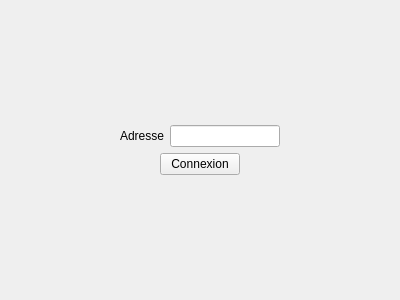
<?xml version="1.0" encoding="UTF-8"?>
<ui version="4.0">
 <class>MainWindow</class>
 <widget class="QMainWindow" name="MainWindow">
  <property name="geometry">
   <rect>
    <x>0</x>
    <y>0</y>
    <width>400</width>
    <height>300</height>
   </rect>
  </property>
  <property name="windowTitle">
   <string>Master Card</string>
  </property>
  <widget class="QWidget" name="centralWidget">
   <layout class="QVBoxLayout" name="verticalLayout_2">
    <item>
     <spacer name="verticalSpacer">
      <property name="orientation">
       <enum>Qt::Vertical</enum>
      </property>
      <property name="sizeHint" stdset="0">
       <size>
        <width>20</width>
        <height>40</height>
       </size>
      </property>
     </spacer>
    </item>
    <item>
     <layout class="QHBoxLayout" name="horizontalLayout">
      <item>
       <spacer name="horizontalSpacer_2">
        <property name="orientation">
         <enum>Qt::Horizontal</enum>
        </property>
        <property name="sizeHint" stdset="0">
         <size>
          <width>40</width>
          <height>20</height>
         </size>
        </property>
       </spacer>
      </item>
      <item>
       <layout class="QVBoxLayout" name="verticalLayout">
        <item>
         <layout class="QFormLayout" name="formLayout">
          <item row="0" column="0">
           <widget class="QLabel" name="label">
            <property name="text">
             <string>Adresse</string>
            </property>
           </widget>
          </item>
          <item row="0" column="1">
           <widget class="QLineEdit" name="lineEdit"/>
          </item>
         </layout>
        </item>
        <item>
         <layout class="QHBoxLayout" name="horizontalLayout_2">
          <item>
           <spacer name="horizontalSpacer_4">
            <property name="orientation">
             <enum>Qt::Horizontal</enum>
            </property>
            <property name="sizeHint" stdset="0">
             <size>
              <width>40</width>
              <height>20</height>
             </size>
            </property>
           </spacer>
          </item>
          <item>
           <widget class="QPushButton" name="pushButton">
            <property name="text">
             <string>Connexion</string>
            </property>
           </widget>
          </item>
          <item>
           <spacer name="horizontalSpacer_3">
            <property name="orientation">
             <enum>Qt::Horizontal</enum>
            </property>
            <property name="sizeHint" stdset="0">
             <size>
              <width>40</width>
              <height>20</height>
             </size>
            </property>
           </spacer>
          </item>
         </layout>
        </item>
       </layout>
      </item>
      <item>
       <spacer name="horizontalSpacer">
        <property name="orientation">
         <enum>Qt::Horizontal</enum>
        </property>
        <property name="sizeHint" stdset="0">
         <size>
          <width>40</width>
          <height>20</height>
         </size>
        </property>
       </spacer>
      </item>
     </layout>
    </item>
    <item>
     <spacer name="verticalSpacer_2">
      <property name="orientation">
       <enum>Qt::Vertical</enum>
      </property>
      <property name="sizeHint" stdset="0">
       <size>
        <width>20</width>
        <height>40</height>
       </size>
      </property>
     </spacer>
    </item>
   </layout>
  </widget>
 </widget>
 <layoutdefault spacing="6" margin="11"/>
 <resources/>
 <connections>
  <connection>
   <sender>lineEdit</sender>
   <signal>returnPressed()</signal>
   <receiver>pushButton</receiver>
   <slot>click()</slot>
   <hints>
    <hint type="sourcelabel">
     <x>222</x>
     <y>135</y>
    </hint>
    <hint type="destinationlabel">
     <x>199</x>
     <y>164</y>
    </hint>
   </hints>
  </connection>
 </connections>
</ui>
